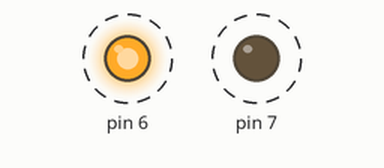
This sketch was run on a simulated Arduino Uno, built with avr-gcc and run on an emulated ATmega328P. Shown: output pins drawn as LEDs (lit = HIGH). Dashed ring = blinking.

Above: at 0.05 s.
Timing chart, 0 to 3.0 s (numbered marks = the images above):
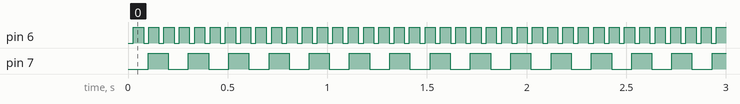

The sketch:

TwoBlinkingLEDs.ino
```cpp
class BlinkingLED {
private:
  const int LED_PIN;
  const int LED_ON_TIME;
  const int LED_OFF_TIME;
  int ledState = LOW;
  unsigned long tsLastStateChange = 0;
public:
  BlinkingLED(int pin, int onTime, int offTime) :
    LED_PIN(pin),
    LED_ON_TIME(onTime),
    LED_OFF_TIME(offTime) {
      pinMode(LED_PIN, OUTPUT);
  }
  void update() {
    unsigned long delta = millis() - tsLastStateChange;
    switch(ledState) {
    case LOW:
      if (delta > LED_OFF_TIME) {
        ledState = HIGH;
        tsLastStateChange = millis();
      }
      break;
    case HIGH:
      if (delta > LED_ON_TIME) {
        ledState = LOW;
        tsLastStateChange = millis();
      }
      break;
    }
    digitalWrite(LED_PIN, ledState);
  }
};

BlinkingLED ledRed(6, 50, 25);
BlinkingLED ledGreen(7, 100, 100);

void setup() {}

void loop()
{
  ledRed.update();
  ledGreen.update();
}
```

Measured:
- by itself, pin 6: alternates HIGH for 0.05 s and LOW for 0.03 s
- by itself, pin 7: alternates HIGH for 0.10 s and LOW for 0.10 s
